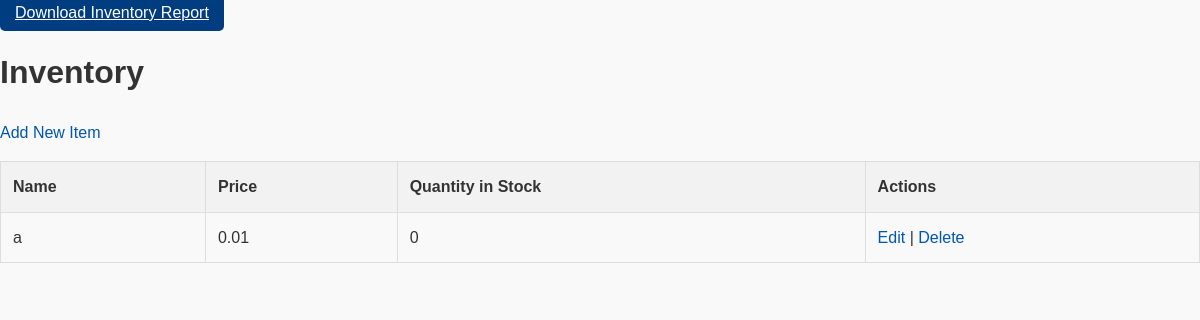
Page /items/ on the earlier database version.
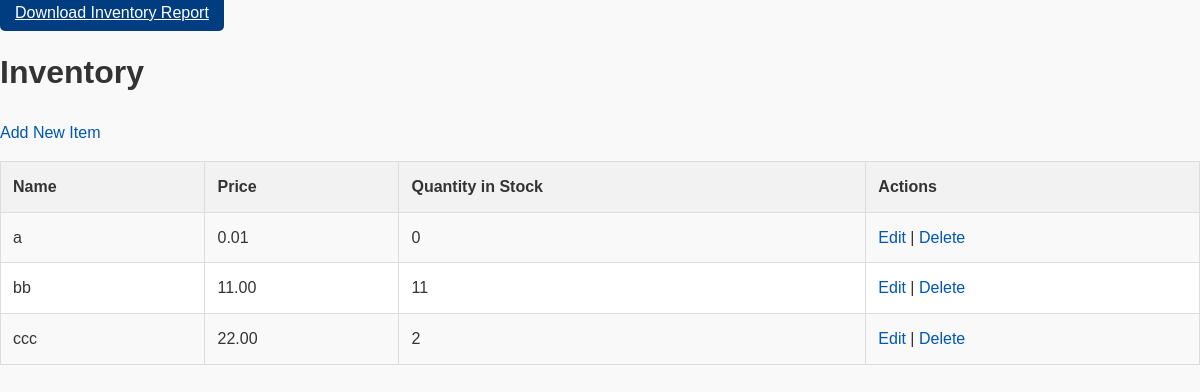
Same page on the later database version.
### inventory/models.py (models this page shows, shortened)
class Item(models.Model):
    name = models.CharField(max_length=100)
    description = models.TextField()
    price = models.DecimalField(max_digits=10, decimal_places=2)
    quantity_in_stock = models.PositiveIntegerField()

### inventory/views.py (the view)
# urls.py: path('items/', views.item_list, name='item_list'),
def item_list(request):
    items = Item.objects.all()
    return render(request, 'inventory/item_list.html', {'items': items})

### inventory/templates/inventory/item_list.html (shortened to what this page needs)
{% load static %}
<!DOCTYPE html>
<html lang="en">
<head>
    <a href="{% url 'inventory_report' %}" class="btn btn-primary">Download Inventory Report</a>
    <link rel="stylesheet" href="{% static 'css/styles.css' %}">
</head>
<body>
    <h1>Inventory</h1>
    <a href="{% url 'item_add' %}">Add New Item</a>
    <table>
        <thead>
            <tr>
                <th>Name</th>
                <th>Price</th>
                <th>Quantity in Stock</th>
                <th>Actions</th>
            </tr>
        </thead>
        <tbody>
            {% for item in items %}
                <tr>
                    <td>{{ item.name }}</td>
                    <td>{{ item.price }}</td>
                    <td>{{ item.quantity_in_stock }}</td>
                    <td>
                        <a href="{% url 'item_edit' item.pk %}">Edit</a> |
                        <a href="{% url 'item_delete' item.pk %}">Delete</a>
                    </td>
                </tr>
            {% endfor %}
        </tbody>
    </table>
</body>
</html>

### inventory/static/css/styles.css (style rules this page uses)
body { font-family: 'Arial', sans-serif; line-height: 1.6; margin: 0; padding: 0; background-color: #f9f9f9; color: #333; }
a { color: #0056b3; text-decoration: none; }
table { width: 100%; border-collapse: collapse; margin: 1rem 0; background: #fff; }
th, td { border: 1px solid #ddd; padding: 12px; text-align: left; }
th { background-color: #f2f2f2; font-weight: bold; }
tbody tr:nth-child(odd) { background-color: #f9f9f9; }
button, .btn { background-color: #0056b3; color: #fff; padding: 10px 15px; border: none; border-radius: 5px; cursor: pointer; font-size: 1rem; }

Differences in the rows shown:
added Item: name "bb", price "11.00", quantity_in_stock "11"
added Item: name "ccc", price "22.00", quantity_in_stock "2"
